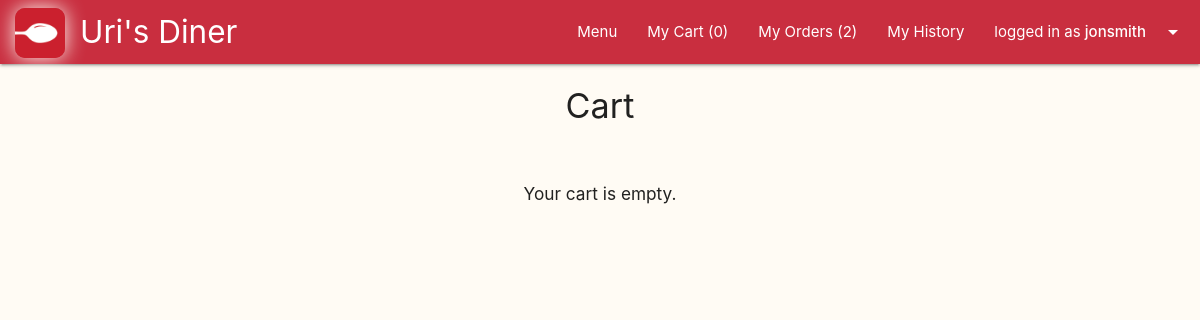
Page /cart/ (signed in) on the earlier database version.
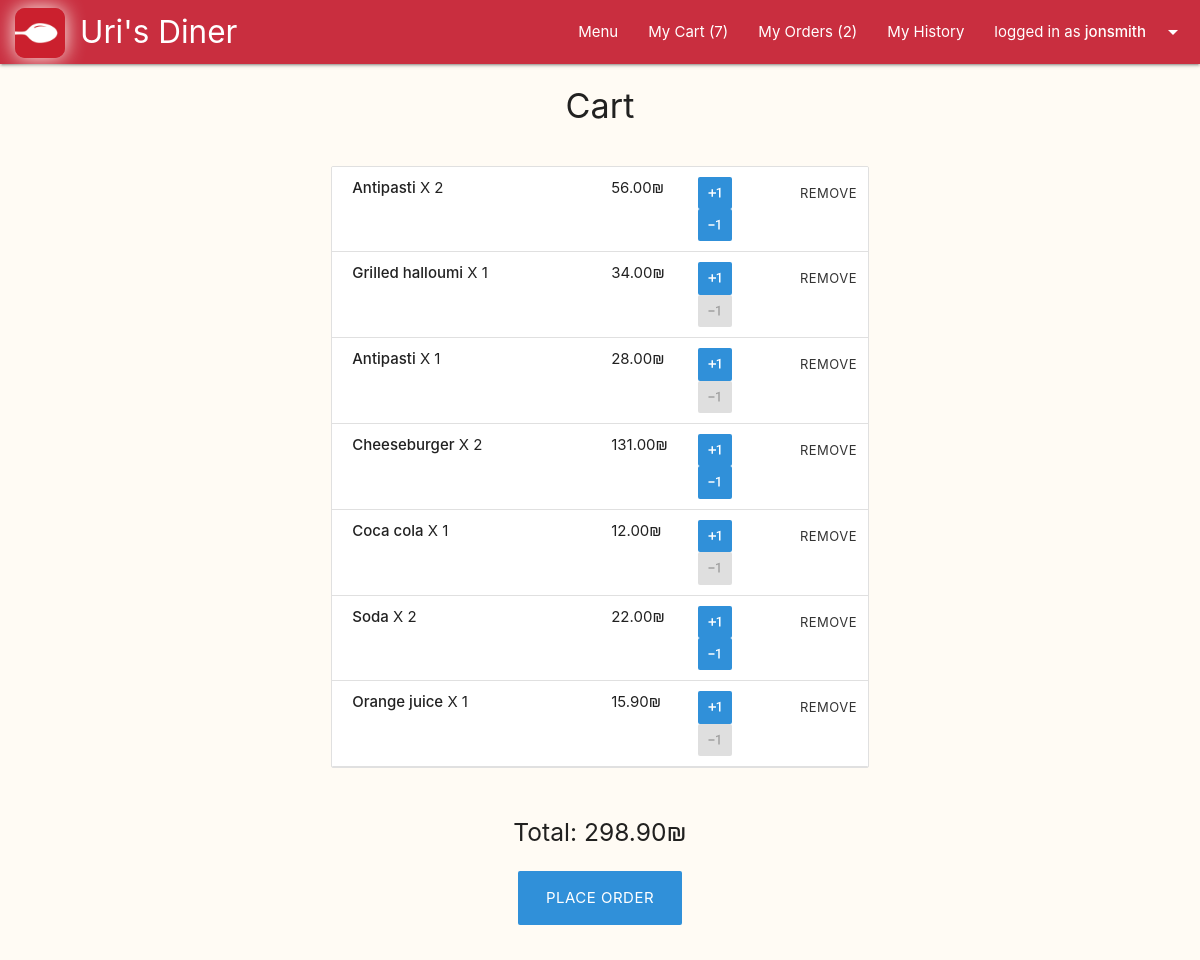
Same page on the later database version.
### main/models.py (models this page shows, shortened)
class Item(models.Model):
    dish = models.ForeignKey(Dish, on_delete=models.CASCADE, blank=False)
    cart = models.ForeignKey(Cart, on_delete=models.CASCADE, blank=False)
    amount = models.IntegerField(blank=False, default=1)
    @property
    def item_total(self):
        total = self.amount * self.dish.price
        return total

class Dish(models.Model):
    name = models.CharField(max_length=50, blank=False)
    price = models.DecimalField(max_digits=5, decimal_places=2, blank=False)
    description = models.CharField(max_length=300, blank=False)
    is_gluten_free = models.BooleanField(default=False)
    is_vegeterian = models.BooleanField(default=False)
    category = models.ForeignKey(Category, on_delete=models.CASCADE, limit_choices_to={'is_deleted':False})
    is_deleted = models.BooleanField(default=False)
    image_Url = models.URLField(null=True, blank=True)
    image_file = models.ImageField(upload_to=dish_image_path, null=True, blank=True)

class Cart(models.Model):
    user = models.ForeignKey(User, on_delete=models.CASCADE, blank=False)
    @property
    def total_to_pay(self):
        total = sum(item.item_total for item in self.item_set.all())
        return total

### main/views.py (the view)
# urls.py: path('cart/', views.show_cart, name="show_cart"),
@login_required(login_url='user_login')
def show_cart(request):
    cart = request.user.cart_set.last()
    return render(request, 'main/cart.html', {'cart':cart})

### main/context_processors.py (called while the page is built)
def site_wide_data(request):
    data = {}
    try:
        data.update({'open_orders_number' : len(Cart.objects.filter(delivery__is_delivered=False))})
    except:
        pass
    try:
        data.update({'my_open_orders_number' : len(Delivery.objects.filter(order__user=request.user).filter(is_delivered=False))})
    except:
        pass
    try:
        data.update({'my_cart_items_number' : len(User.objects.get(id=request.user.id).cart_set.last().item_set.all())})
    except:
        pass
    return data

### main/templates/main/cart.html (shortened to what this page needs)
{% extends 'layouts/main.html' %}
{% block main-content %}
<div class="container">
  <div class="row center-align">
    <h4>Cart</h4>
  </div>
  {% if cart.total_to_pay > 0 %}
  <div class="row">
    <div class="col l8 offset-l2">
      <ul class="collection">
        {% for item in cart.item_set.all %}
        <li class="collection-item">
          <div class="row no-bottom-margin">
            <div class="col l6">
              <a class="modal-trigger" href="#{{item.dish.name}}">
                <strong>{{item.dish.name}}</strong> X {{item.amount}}
              </a>
            </div>
            <div class="col l2">{{item.item_total}}₪</div>
            <div class="col l2">
              <form class="change-item-btn"
                action="{% url 'change_cart_item' %}" method="POST">
                <button class="btn btn-small plus-minus-btn" type="submit">
                  <i class="material-icons">exposure_plus_1</i>
                </button>
              </form>
              {% if item.amount > 1 %}
              <form class="change-item-btn"
                action="{% url 'change_cart_item' %}" method="POST">
                <button class="btn btn-small plus-minus-btn" type="submit">
                  <i class="material-icons">exposure_neg_1</i>
                </button>
              </form>
              {% else %}
              <div class="btn btn-small disabled plus-minus-btn"><i
                  class="material-icons">exposure_neg_1</i></div>
              {% endif %}
            </div>
            <div class="col l1">
              <form action="{% url 'delete_cart_item' %}" method="POST">
                <button class="btn-small btn-flat" type="submit">Remove</button>
              </form>
            </div>
          </div>
        </li>
        {% endfor %}
      </ul>
    </div>
  </div>
  <div class="row">
    <div class="col l6 offset-l3 center-align">
      <h5>Total: {{cart.total_to_pay}}₪</h5>
      <div class="section">
        <a class="btn btn-large" href="{% url 'fill_order' %}">Place order</a>
      </div>
      {% else %}
      <div class="row center-align">
        <div class="section">
          <h6>Your cart is empty.</h6>
        </div>
      </div>
      {% endif %}
    </div>
  </div>
</div>
{% endblock main-content %}

### templates/common/navbar.html (shortened to what this page needs)
{% load static %}
<nav>
  <div class="nav-wrapper">
    <a href="{% url 'main' %}" class="brand-logo" style="left: 80px">
      <img class="logo-icon" src="{% static 'images/icon.webp' %}">
       Uri's Diner
      </a>
    <ul class="right">
      <li><a href="{% url 'menu_all_categories' %}">Menu</a></li>
      {% if request.user.username %}
      {% if request.user.is_staff == True %}
      <li><a href="{% url 'manage_orders' %}">Open Orders
          ({{open_orders_number}})</a></li>
      <li><a href="{% url 'show_orders_history' %}">Orders History</a></li>
      {% else %}
      <li><a href="{% url 'show_cart' %}">My Cart
          ({{my_cart_items_number}})</a></li>
      <li><a href="{% url 'show_delivery' %}">My Orders
          ({{my_open_orders_number}})
        </a></li>
      <li><a href="{% url 'user_history' %}">My History</a></li>
      {% endif %}
      <li><a class="dropdown-trigger" href="#!"
          data-target="user-dropdown">logged in as
          <strong>{{request.user.username}}</strong><i
            class="material-icons right">arrow_drop_down</i></a></li>
      {% else %}
      <li><a href="{% url 'user_login' %}">Log In</a></li>
      <li><a href="{% url 'user_signup' %}">Sign up</a></li>
      {% endif %}
    </ul>
  </div>
</nav>

Differences in the rows shown:
added Item: dish.name "Antipasti", amount "2", item_total "56.00"
added Item: dish.name "Grilled halloumi", amount "1", item_total "34.00"
added Item: dish.name "Antipasti", amount "1", item_total "28.00"
added Item: dish.name "Cheeseburger", amount "2", item_total "131.00"
added Item: dish.name "Coca cola", amount "1", item_total "12.00"
added Item: dish.name "Soda", amount "2", item_total "22.00"
added Item: dish.name "Orange juice", amount "1", item_total "15.90"
added Cart: total_to_pay "298.90"
Other differences:
{{ my_cart_items_number }}: "0" → "7"
text no longer shown: "Your cart is empty."
text now shown: "Total: ₪ PLACE ORDER"
